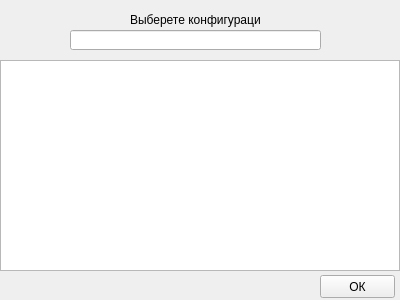
<?xml version="1.0" encoding="UTF-8"?>
<ui version="4.0">
 <class>Form</class>
 <widget class="QWidget" name="Form">
  <property name="geometry">
   <rect>
    <x>0</x>
    <y>0</y>
    <width>400</width>
    <height>300</height>
   </rect>
  </property>
  <property name="sizePolicy">
   <sizepolicy hsizetype="Fixed" vsizetype="Fixed">
    <horstretch>0</horstretch>
    <verstretch>0</verstretch>
   </sizepolicy>
  </property>
  <property name="minimumSize">
   <size>
    <width>400</width>
    <height>300</height>
   </size>
  </property>
  <property name="maximumSize">
   <size>
    <width>400</width>
    <height>300</height>
   </size>
  </property>
  <property name="windowTitle">
   <string>Выбор конфигурации</string>
  </property>
  <widget class="QListWidget" name="tables_list">
   <property name="geometry">
    <rect>
     <x>0</x>
     <y>60</y>
     <width>400</width>
     <height>211</height>
    </rect>
   </property>
  </widget>
  <widget class="QLabel" name="label">
   <property name="geometry">
    <rect>
     <x>130</x>
     <y>10</y>
     <width>131</width>
     <height>20</height>
    </rect>
   </property>
   <property name="text">
    <string>Выберете конфигурацию:</string>
   </property>
  </widget>
  <widget class="QLineEdit" name="choose_table">
   <property name="geometry">
    <rect>
     <x>70</x>
     <y>30</y>
     <width>251</width>
     <height>20</height>
    </rect>
   </property>
   <property name="readOnly">
    <bool>false</bool>
   </property>
  </widget>
  <widget class="QPushButton" name="ok_button">
   <property name="geometry">
    <rect>
     <x>320</x>
     <y>275</y>
     <width>75</width>
     <height>23</height>
    </rect>
   </property>
   <property name="text">
    <string>ОК</string>
   </property>
  </widget>
 </widget>
 <resources/>
 <connections/>
</ui>
